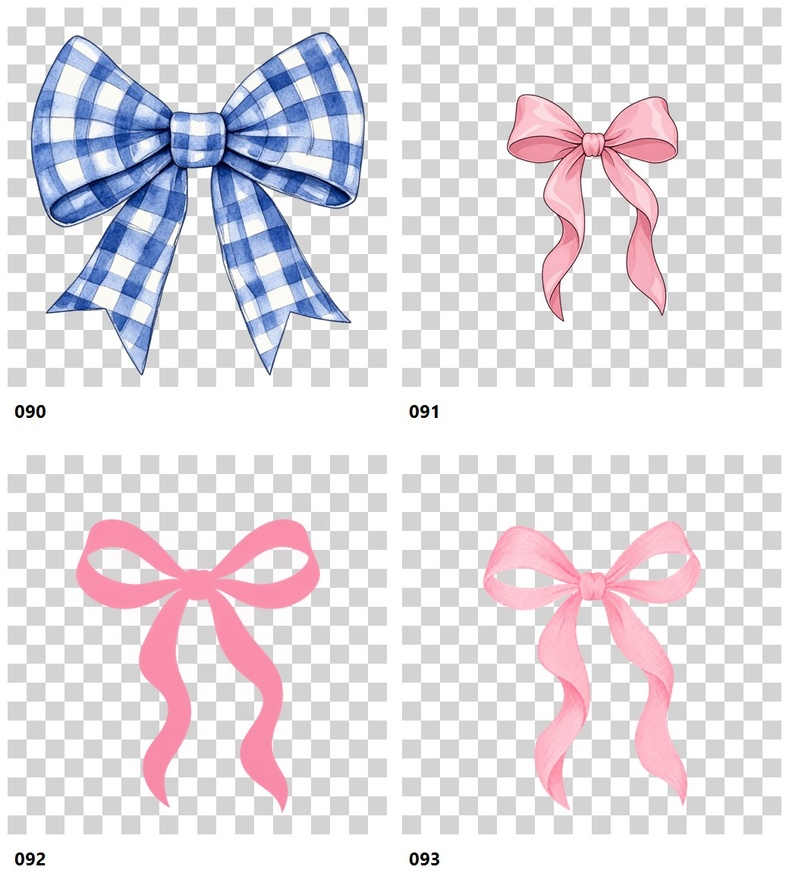
#> input picture ml/flux2-klein-4b-lora/reports/bows-review.jpg, 789 x 895 px, shrunk from 1040 x 1180 before the run
$ python white_to_alpha.py ../reports/bows-review.jpg out.png
#> lines starting #> are read from the running program, lines starting #| are printed output that depends on the picture
#> in main, image is the input picture: PIL image 789x895 RGB; mean R, G, B 228.8, 223.7, 229.4
#!/usr/bin/env python3
"""Turn a clean white generation background into a soft, unmatted alpha channel."""

from __future__ import annotations

import argparse
from pathlib import Path

import numpy as np
from PIL import Image


def white_to_alpha(image: Image.Image, transparent_at: float = 6.0, opaque_at: float = 42.0) -> Image.Image:
#> called with transparent_at = 6, opaque_at = 42
    rgb = np.asarray(image.convert("RGB"), dtype=np.float32)
    distance = np.linalg.norm(255.0 - rgb, axis=2)
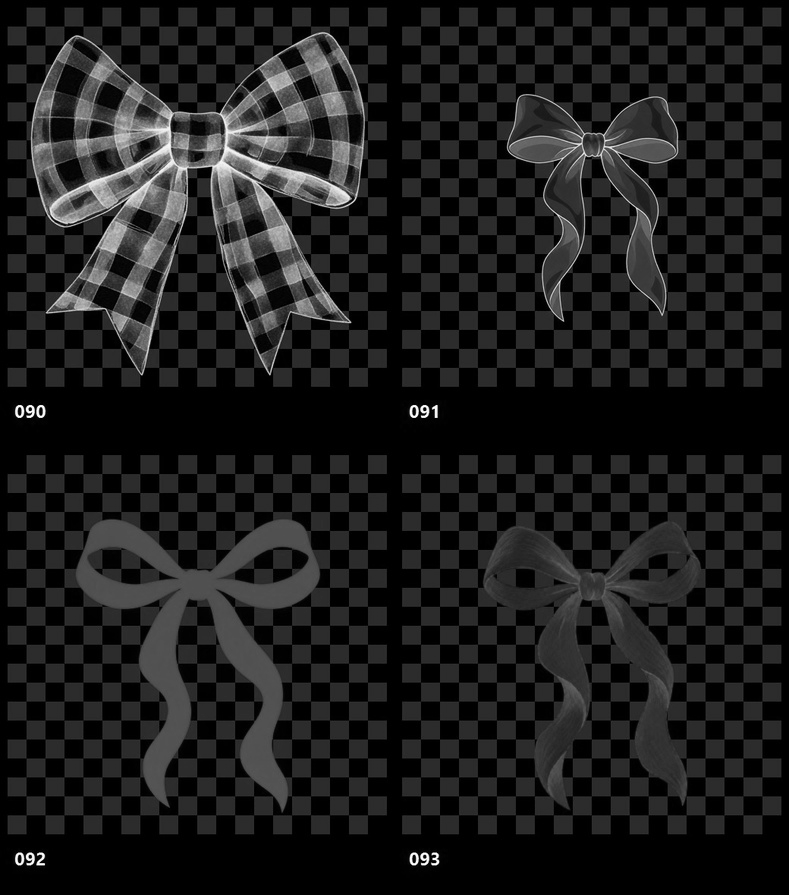
#> distance: shape (895, 789) float32; min 0, max 441.7, mean 50.3; drawn with min black and max white
    alpha = np.clip((distance - transparent_at) / (opaque_at - transparent_at), 0.0, 1.0)
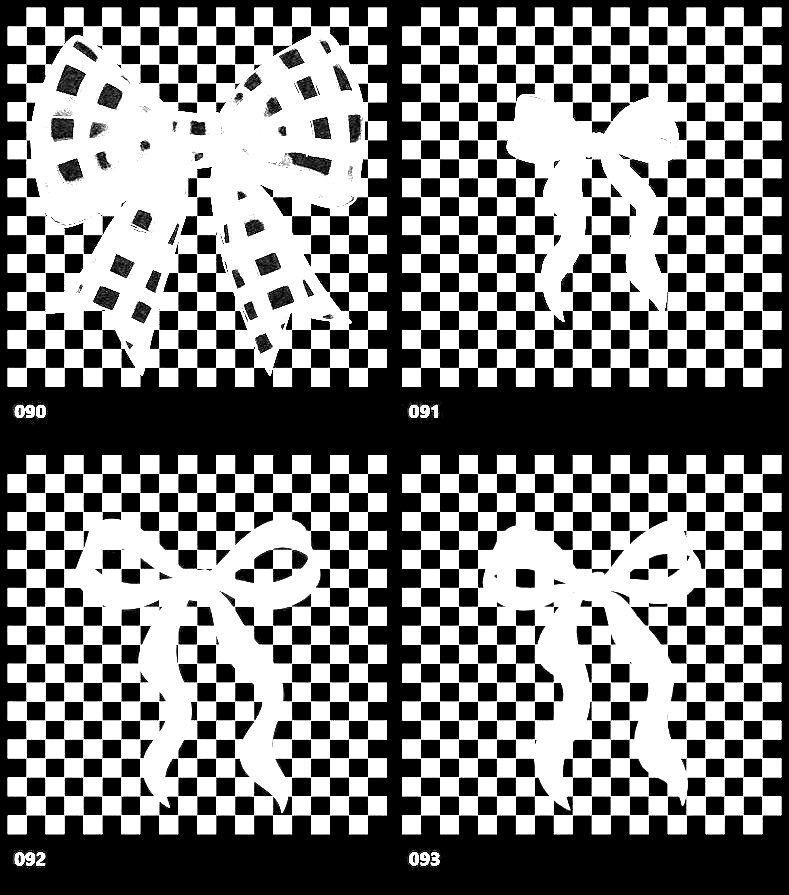
#> alpha: shape (895, 789) float32; min 0, max 1, mean 0.504

    # Reverse the white matte on partially transparent antialiased edge pixels.
    safe_alpha = np.maximum(alpha[..., None], 1.0 / 255.0)
    foreground = (rgb - 255.0 * (1.0 - safe_alpha)) / safe_alpha
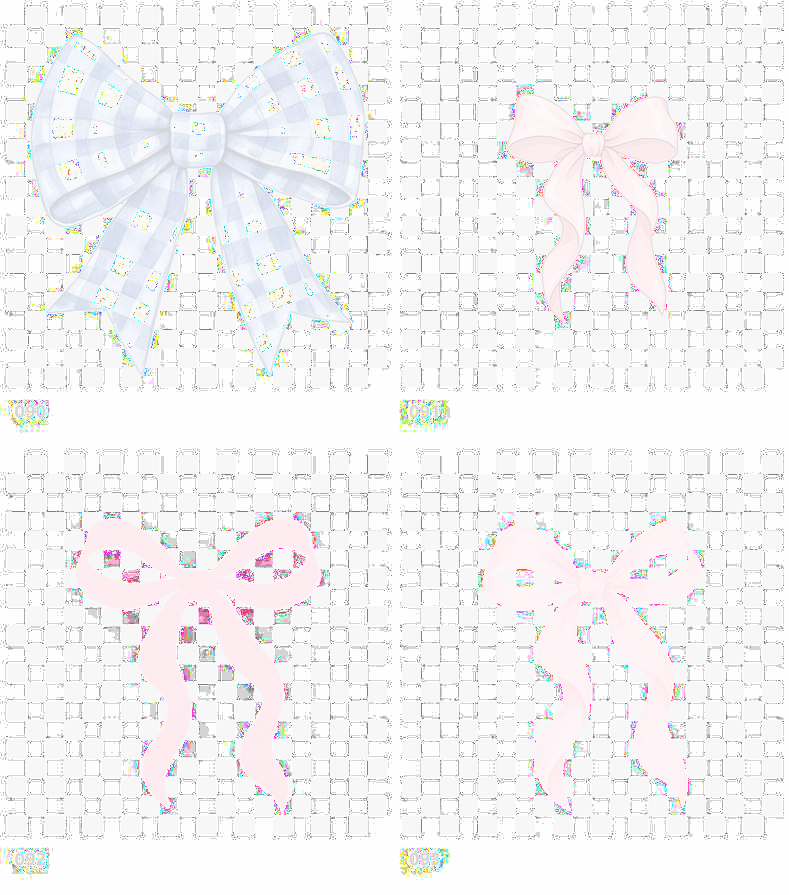
#> foreground: shape (895, 789, 3) float32; mean R, G, B 191.5, 186.7, 191.1; drawn with min black and max white
    foreground = np.clip(foreground, 0.0, 255.0)
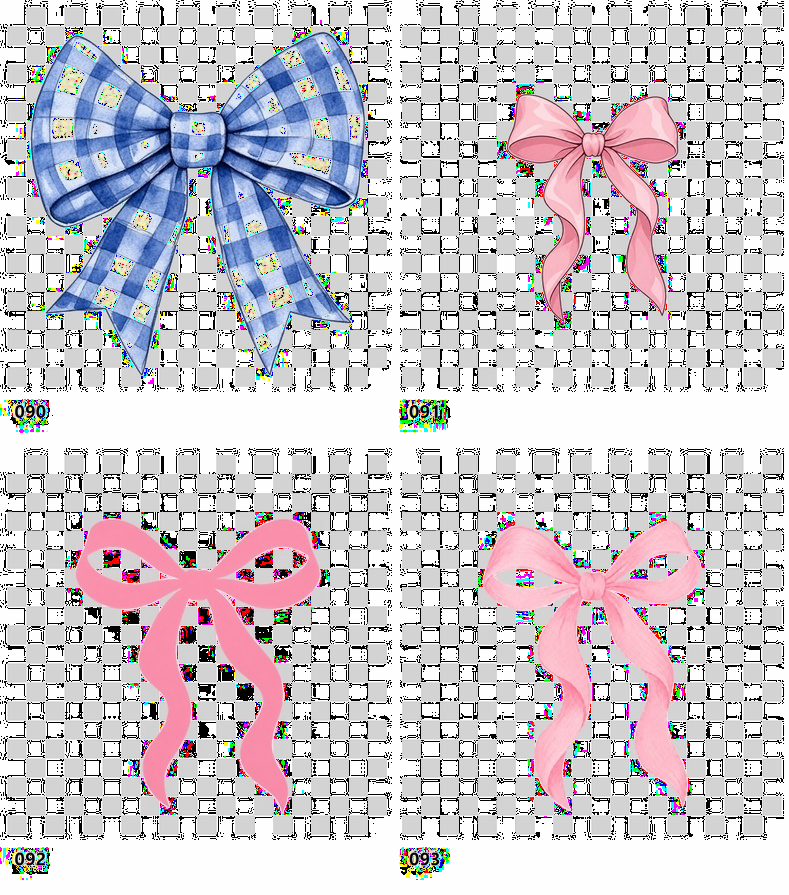
#> foreground: shape (895, 789, 3) float32; mean R, G, B 203.5, 198.3, 203.8
    foreground[alpha <= 0.0] = 0.0
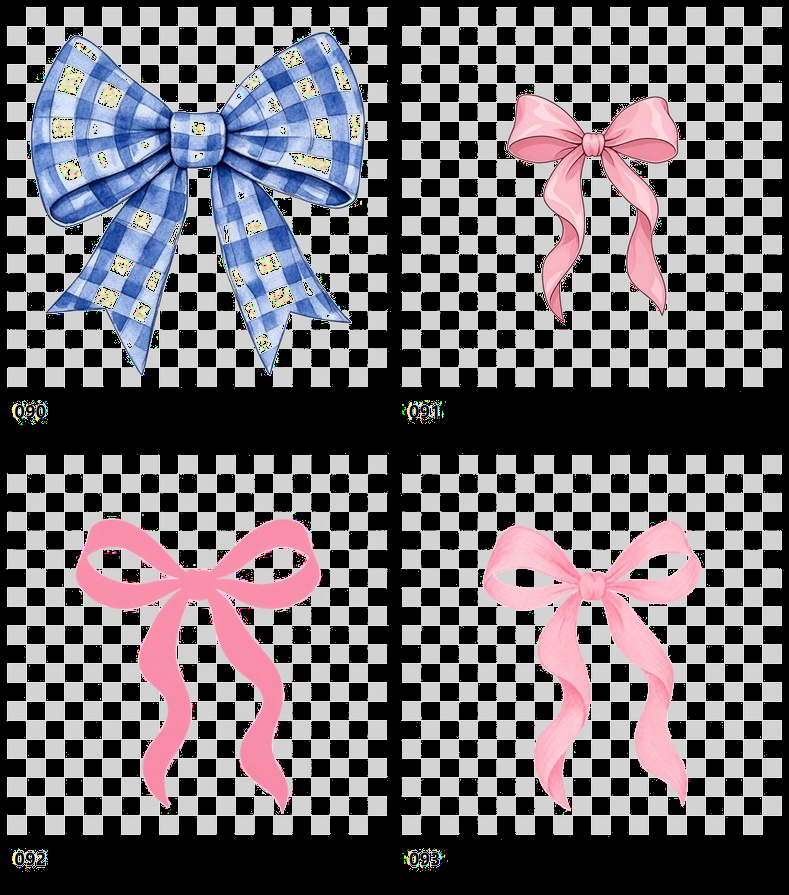
#> foreground: shape (895, 789, 3) float32; mean R, G, B 108.8, 103.6, 109

    rgba = np.dstack((foreground.astype(np.uint8), np.round(alpha * 255.0).astype(np.uint8)))
    return Image.fromarray(rgba, mode="RGBA")


def main() -> None:
    parser = argparse.ArgumentParser()
    parser.add_argument("input", type=Path)
    parser.add_argument("output", type=Path)
    parser.add_argument("--transparent-at", type=float, default=6.0)
    parser.add_argument("--opaque-at", type=float, default=42.0)
    args = parser.parse_args()

    if args.opaque_at <= args.transparent_at:
        raise ValueError("--opaque-at must be greater than --transparent-at")
    with Image.open(args.input) as image:
        result = white_to_alpha(image, args.transparent_at, args.opaque_at)
    args.output.parent.mkdir(parents=True, exist_ok=True)
    result.save(args.output)
    print(args.output)


if __name__ == "__main__":
    main()

$ run again, on ml/flux2-klein-4b-lora/reports/doubtful-contact-sheet.jpg
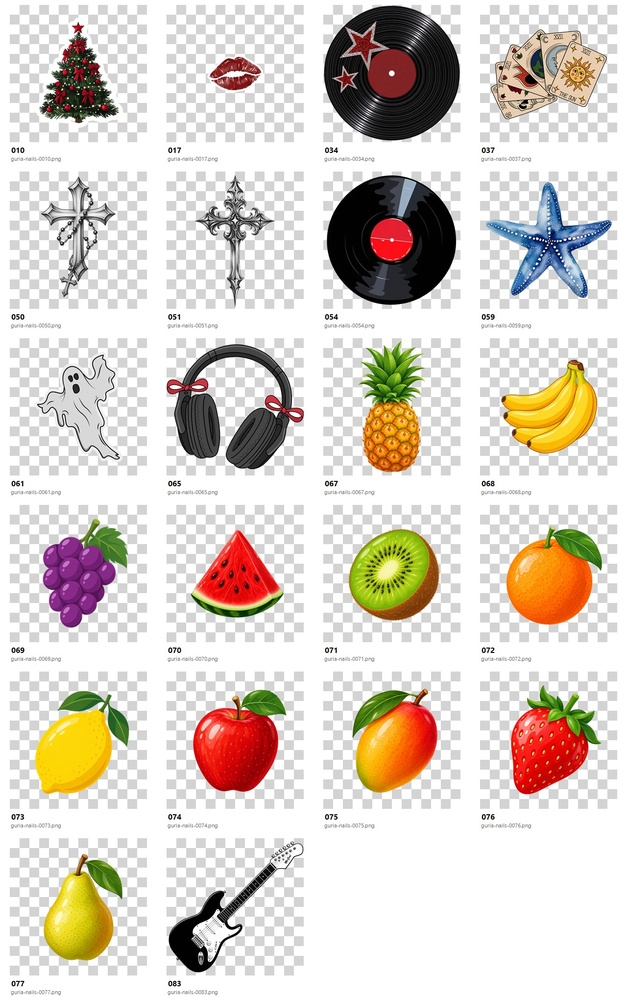
#> input picture ml/flux2-klein-4b-lora/reports/doubtful-contact-sheet.jpg, 627 x 1000 px, shrunk from 1280 x 2040 before the run
#> in main, image is the input picture: PIL image 627x1000 RGB; mean R, G, B 219.7, 211.2, 202.5
#> in white_to_alpha, `distance = np.linalg.norm(255.0 - rgb, axis=2)`:
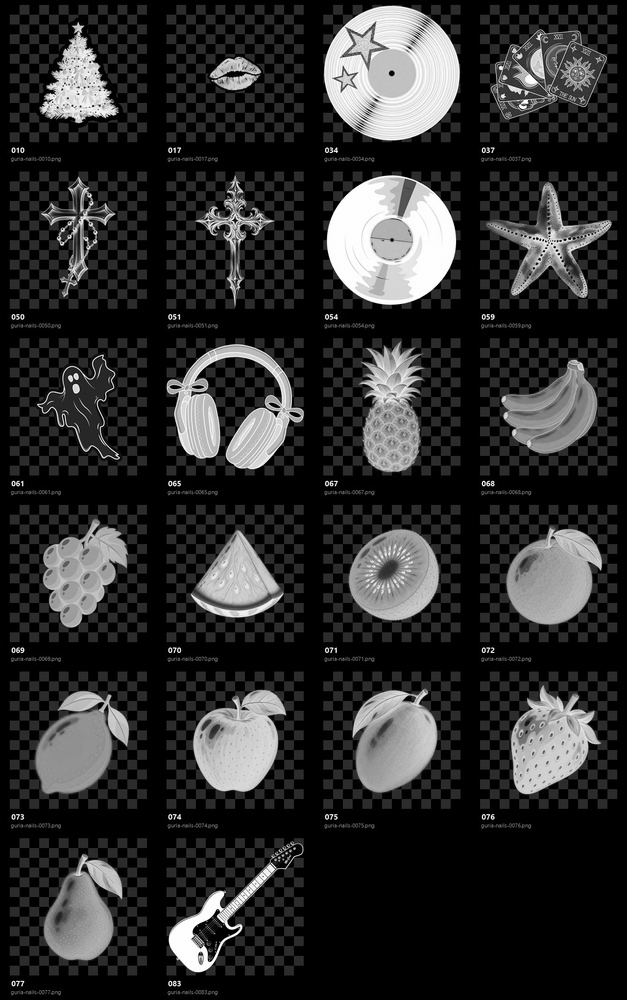
#> distance: shape (1000, 627) float32; min 0, max 441.7, mean 80.3; drawn with min black and max white
#> in white_to_alpha, `foreground[alpha <= 0.0] = 0.0`:
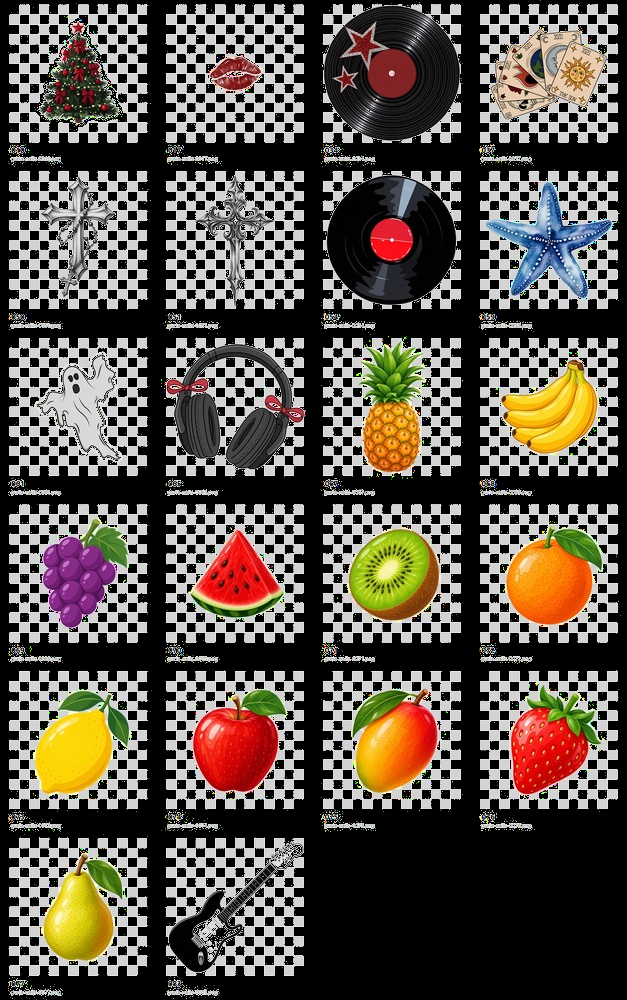
#> foreground: shape (1000, 627, 3) float32; mean R, G, B 90.5, 81.9, 72.9

$ run again, on ml/flux2-klein-4b-lora/reports/reviewed-main-contact-sheet.jpg
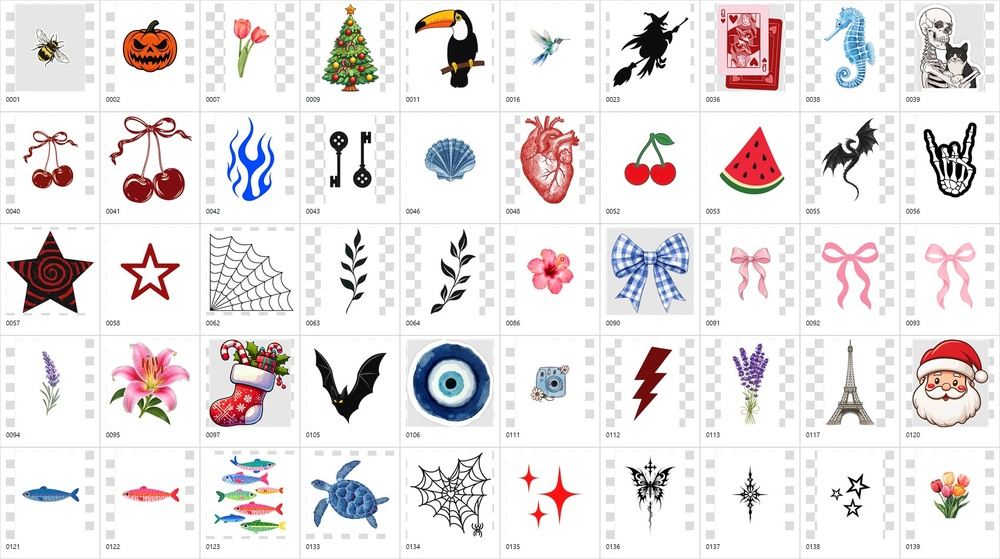
#> input picture ml/flux2-klein-4b-lora/reports/reviewed-main-contact-sheet.jpg, 1000 x 559 px, shrunk from 1700 x 950 before the run
#> in main, image is the input picture: PIL image 1000x559 RGB; mean R, G, B 231.9, 226.8, 227.6
#> in white_to_alpha, `distance = np.linalg.norm(255.0 - rgb, axis=2)`:
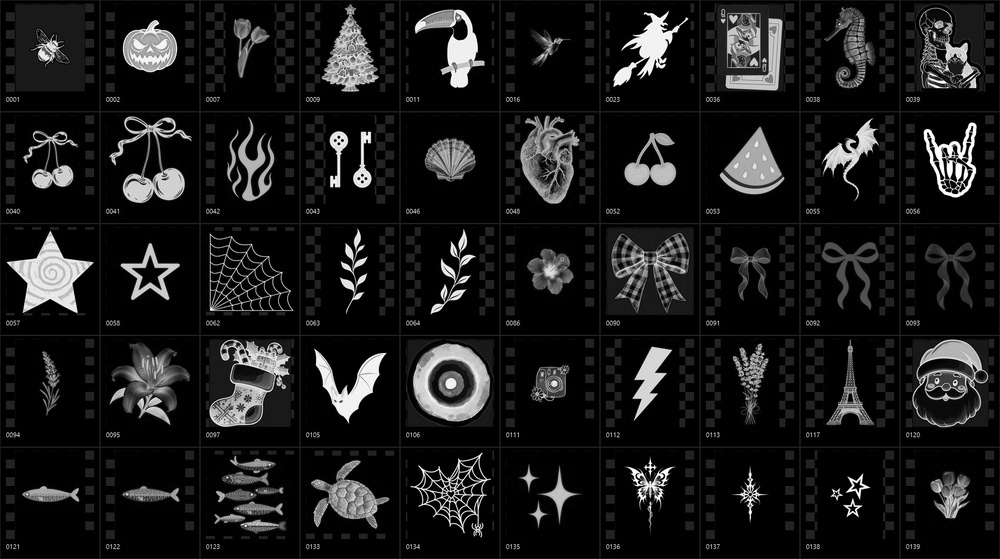
#> distance: shape (559, 1000) float32; min 0, max 441.7, mean 47.1; drawn with min black and max white
#> in white_to_alpha, `foreground[alpha <= 0.0] = 0.0`:
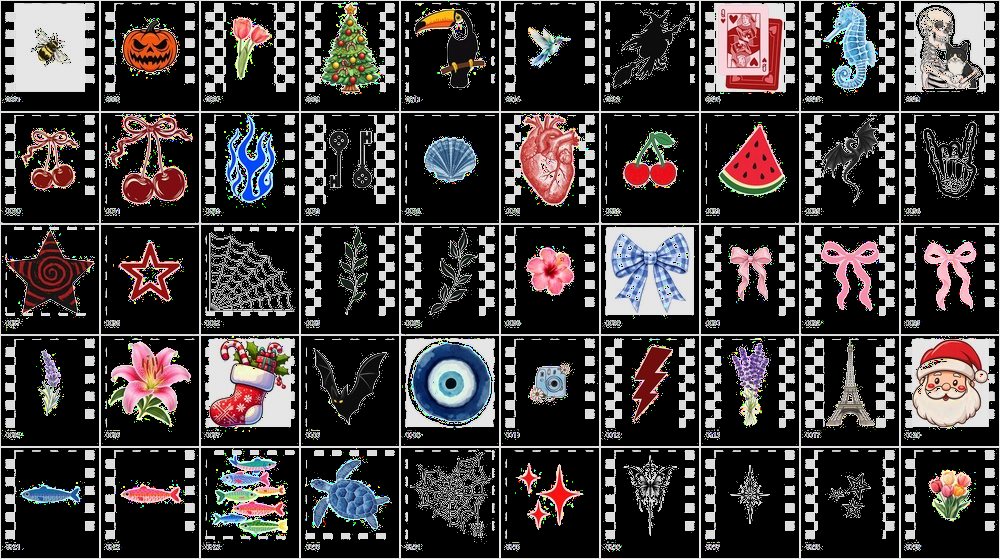
#> foreground: shape (559, 1000, 3) float32; mean R, G, B 67.8, 62.8, 62.8
